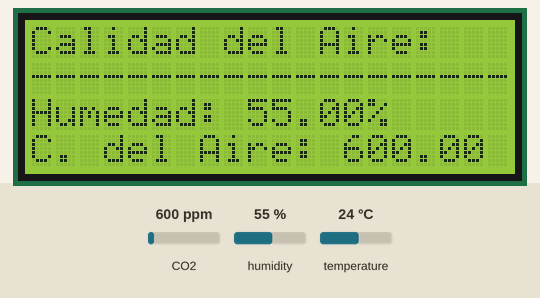
A sketch run on a simulated Arduino Uno, built with avr-gcc and run on an emulated ATmega328P. Parts: 20×4 character LCD. The test bench sets the inputs (shaded band); at power-on: CO2 600 ppm, humidity 55 %, temperature 24 °C. What the sketch prints to the serial monitor is not drawn.

Above: at 1.2 s.
1.3 s: CO2 set to 452 ppm
At 2.4 s:
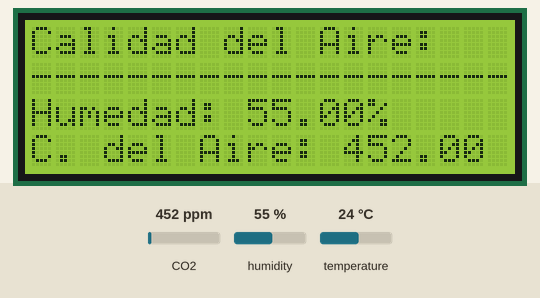
3.2 s: humidity set to 22 %
At 6.2 s:
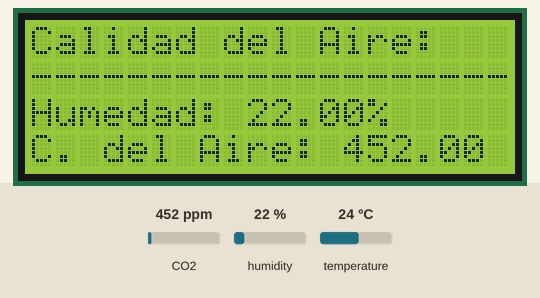
6.7 s: CO2 set to 1050 ppm
At 8.0 s:
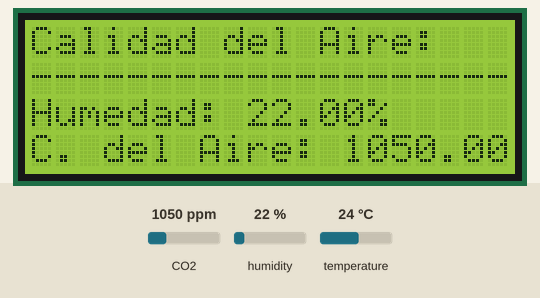
8.4 s: humidity set to 40 %
At 10.3 s:
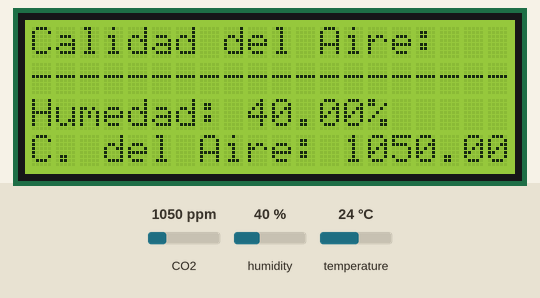
11.3 s: CO2 set to 1700 ppm
At 12.2 s:
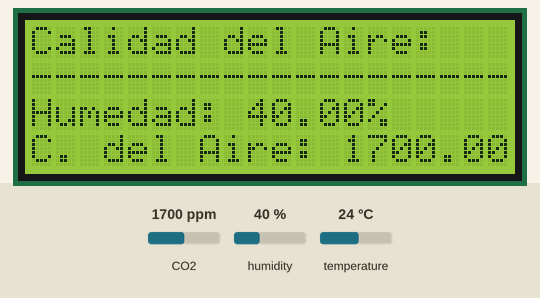
13.0 s: humidity set to 68 %
At 15.6 s:
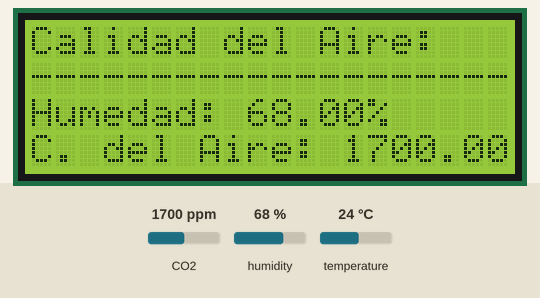
Timing chart, 0 to 16.8 s (numbered marks = the images above; inputs shaded):
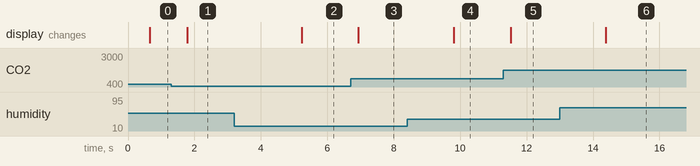

Measured:
- after the input at 1.3 s, the display: changes after 0.49 s (image 1)
- after the input at 3.2 s, the display: changes after 2.0 s (image 2)
- after the input at 6.7 s, the display: changes after 0.24 s (image 3)
- after the input at 8.4 s, the display: changes after 1.4 s (image 4)
- after the input at 11.3 s, the display: changes after 0.22 s (image 5)
- after the input at 13.0 s, the display: changes after 1.4 s (image 6)

The sketch:

air-sensor-project.ino
```cpp
#include <MQ135.h>
#include <DHT.h>
#include <LiquidCrystal_I2C.h>
#include "Wire.h"

// Letra personalizada:
byte calavera[8]{
  0b00000,
  0b01110,
  0b10101,
  0b11111,
  0b01010,
  0b00000,
  0b00000,
  0b00000
};

byte aspa[8]{
  0b00000,
  0b00000,
  0b10001,
  0b01010,
  0b00100,
  0b01010,
  0b10001,
  0b00000,
};

// 0x27 is the address of the I2C :D - Remember it.
LiquidCrystal_I2C lcd(0x27, 20, 4);

DHT dht(3, DHT22);
MQ135 gasSensor(A2);

float temperatura = 0.00;
float humedad = 0.00;

float nivelDeGas = 0.00;
float nivelDeGasEXACTO = 0.00;

void setup() {
  // put your setup code here, to run once:
  pinMode(2, INPUT);

  Serial.begin(9600);

  lcd.init();
  lcd.backlight();
  lcd.createChar(0, calavera);

  dht.begin();
}

void loop() {
  // put your main code here, to run repeatedly:
  delay(500);

  humedad = dht.readHumidity();
  temperatura = dht.readHumidity();

  nivelDeGas = gasSensor.getPPM();
  nivelDeGasEXACTO = gasSensor.getCorrectedPPM(temperatura, humedad);

  lcd.setCursor(0,0);
  lcd.print("Calidad del Aire:");

  lcd.setCursor(0,1);
  lcd.print("--------------------");

  lcd.setCursor(0,2);
  lcd.print("Humedad: ");
  lcd.print(humedad);
  lcd.print("%");

  lcd.setCursor(0,3);
  lcd.print("C. del Aire: ");

  lcd.print(nivelDeGasEXACTO);

  Serial.println(nivelDeGasEXACTO);
}
```
